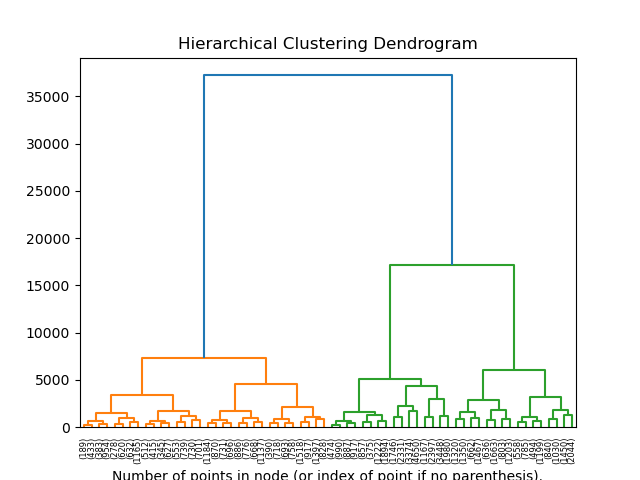

Reproduce this figure in Python.
import os.path as pa

import numpy as np
import pandas as pd
from joblib import dump, load
from matplotlib import pyplot as plt
from scipy.cluster.hierarchy import dendrogram
from sklearn.cluster import AgglomerativeClustering

# from sklearn.datasets import load_iris


def plot_dendrogram(model, **kwargs):
    # Create linkage matrix and then plot the dendrogram

    # create the counts of samples under each node
    counts = np.zeros(model.children_.shape[0])
    n_samples = len(model.labels_)
    for i, merge in enumerate(model.children_):
        current_count = 0
        for child_idx in merge:
            if child_idx < n_samples:
                current_count += 1  # leaf node
            else:
                current_count += counts[child_idx - n_samples]
        counts[i] = current_count

    linkage_matrix = np.column_stack(
        [model.children_, model.distances_, counts]
    ).astype(float)

    # Plot the corresponding dendrogram
    dendrogram(linkage_matrix, **kwargs)


# iris = load_iris()
# X = iris.data
df = pd.read_csv(
    f"{pa.dirname(pa.dirname(__file__))}/assemble_tessellation/tiling_coverage.csv"
)
df = df[df["DEC"] <= 35]
X = df[["RA", "DEC"]].to_numpy()

# Define model; 0.1 degrees = 6 arcminutes
model_path = "ad.fit.joblib"
if pa.exists(model_path):
    print("Loading model...", end="")
    model = load(model_path)
    print("done.")
else:
    # Initialize model
    model = AgglomerativeClustering(
        distance_threshold=0.1,
        n_clusters=None,
        compute_full_tree=True,
        memory="/hildafs/home/tcabrera/HIPAL/decam_followup_O4/DECam_coverage/agglomerative_dendrogram/cache",
    )

    # Fit model
    print("Fitting...", end="")
    model = model.fit(X)
    print("done.")

    # Dump model for later loading
    dump(model, model_path)

# Save cluster membership
df["clus_id"] = model.labels_
df.drop_duplicates(subset=["clus_id"], inplace=True)
df.to_csv(f"{pa.dirname(__file__)}/tiling_coverage.clustered.csv", index=False)

# Plot
plt.title("Hierarchical Clustering Dendrogram")
# plot the top three levels of the dendrogram
plot_dendrogram(model, truncate_mode="level", p=5)
plt.xlabel("Number of points in node (or index of point if no parenthesis).")
plt.savefig(f"{pa.dirname(__file__)}/agglomerative_dendrogram.png")
